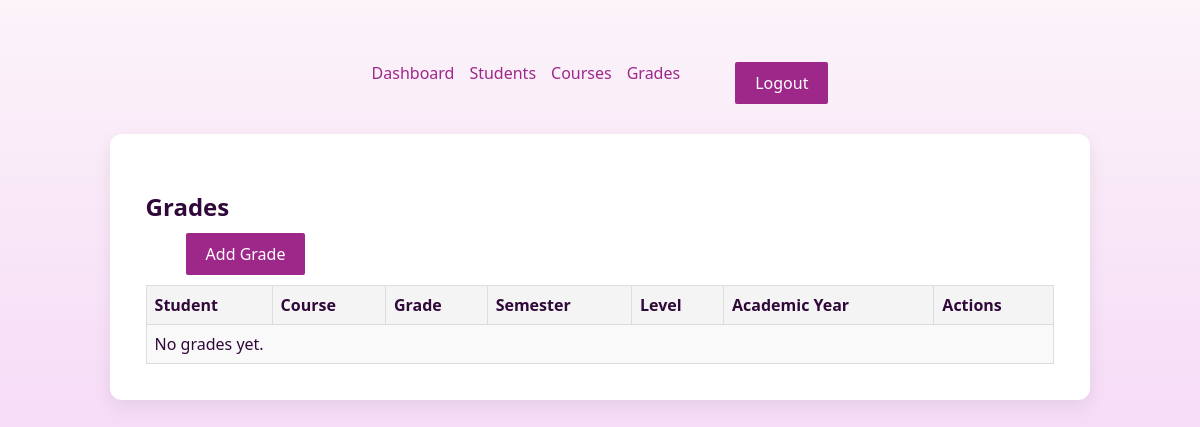
The page /transcripts/grades/ (signed in) on the database as committed earlier.
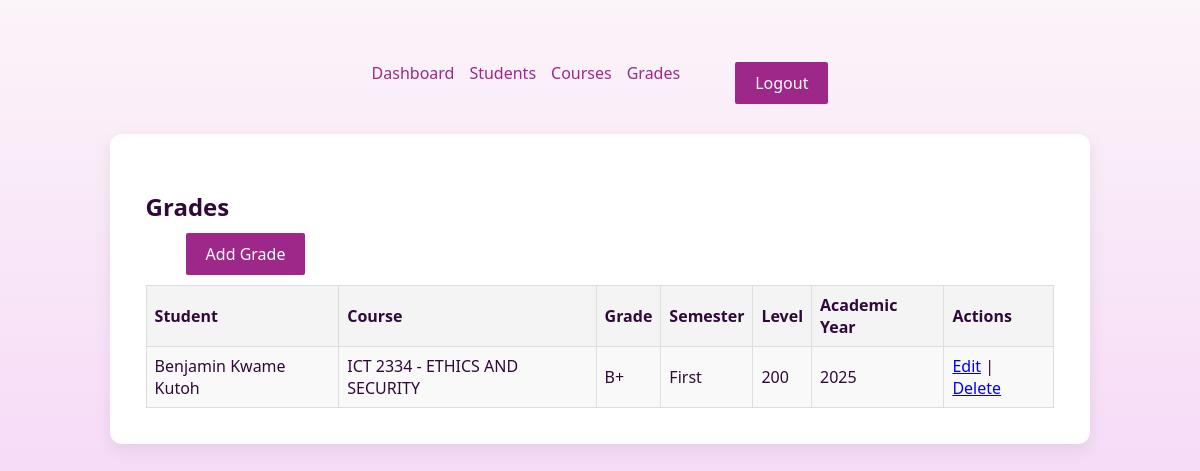
The same page on the database as committed later.
### transcripts_apps/models.py (models this page shows, shortened)
class Grade(models.Model):
    GRADE_CHOICES = [
        ('A', 'A'),
        ('B+', 'B+'),
        ('B', 'B'),
        ('C+', 'C+'),
        ('C', 'C'),
        ('D', 'D'),
        ('F', 'F'),
]
    level_choices = [
        ('100', 'Level 100'),
        ('200', 'Level 200'),
        ('300', 'Level 300'),
        ('400', 'Level 400'),
    ]
    semester_choices = [
        ('First', 'First'),
        ('Second', 'Second'),
    ]
    student = models.ForeignKey(Student, on_delete=models.CASCADE)
    course = models.ForeignKey(Course, on_delete=models.CASCADE)
    grade = models.CharField(max_length=2, choices=GRADE_CHOICES)
    semester = models.CharField(max_length=20, choices=semester_choices) # e.g. "First", "Second"
    level = models.CharField(max_length=20, choices=level_choices) # e.g. "100", "200"
    academic_year = models.CharField(max_length=20) # e.g. "2023/2024"

class Student(models.Model):
    level_choices = [
        ('100', 'Level 100'),
        ('200', 'Level 200'),
        ('300', 'Level 300'),
        ('400', 'Level 400'),
    ]
    user = models.OneToOneField('auth.User', on_delete=models.CASCADE, null=True, blank=True)
    index_number = models.CharField(max_length=20, unique=True)
    first_name = models.CharField(max_length=50)
    last_name = models.CharField(max_length=50)
    program = models.CharField(max_length=100) # e.g. "BSc ICT"
    level = models.CharField(max_length=20, choices=level_choices) # e.g. "200"

class Course(models.Model):
    credit_choices = [
        (3, '3'),
        (6, '6'),
    ]
    course_code = models.CharField(max_length=10, unique=True)
    course_title = models.CharField(max_length=100)
    credit_hours = models.IntegerField(choices=credit_choices)

### transcripts_apps/views.py (the view)
# urls.py: path("grades/", views.grade_list, name="grade_list"),
@login_required
@is_admin
def grade_list(request):
    grades = Grade.objects.select_related("student", "course").order_by("academic_year")
    return render(request, "transcripts/grade_list.html", {"grades": grades})

### transcripts_apps/templates/transcripts/grade_list.html (shortened to what this page needs)
{% load static %}
<!DOCTYPE html>
<html lang="en">
  <head>
    <link rel="stylesheet" href="{% static 'css/style.css' %}" />
  </head>
  <body>
    <nav class="nav-bar2">
      <a href="{% url 'admin_dashboard' %}">Dashboard</a>
      <a href="{% url 'student_list' %}">Students</a>
      <a href="{% url 'course_list' %}">Courses</a>
      <a href="{% url 'grade_list' %}">Grades</a>
      <a class="reg-btn" href="{% url 'logout' %}">Logout</a>
    </nav>
    <div class="container">
      <h2>Grades</h2>
      <a href="{% url 'grade_add' %}" class="btn">Add Grade</a>
      <table>
        <tr>
          <th>Student</th>
          <th>Course</th>
          <th>Grade</th>
          <th>Semester</th>
          <th>Level</th>
          <th>Academic Year</th>
          <th>Actions</th>
        </tr>
        {% for g in grades %}
        <tr>
          <td>{{ g.student.first_name }} {{ g.student.last_name }}</td>
          <td>{{ g.course.course_code }} - {{ g.course.course_title }}</td>
          <td>{{ g.grade }}</td>
          <td>{{ g.semester }}</td>
          <td>{{ g.level }}</td>
          <td>{{ g.academic_year }}</td>
          <td>
            <a href="{% url 'grade_edit' g.id %}">Edit</a> |
            <a href="{% url 'grade_delete' g.id %}">Delete</a>
          </td>
        </tr>
        {% empty %}
        <tr>
          <td colspan="7">No grades yet.</td>
        </tr>
        {% endfor %}
      </table>
    </div>
  </body>
</html>

Rows that differ between the two databases and show on the page:
added Grade: student.first_name "Benjamin Kwame", student.last_name "Kutoh", course.course_code "ICT 2334", course.course_title "ETHICS AND SECURITY", grade "B+", semester "First", level "200", academic_year "2025"
Other text that changed with them:
text no longer shown: "No grades yet."
